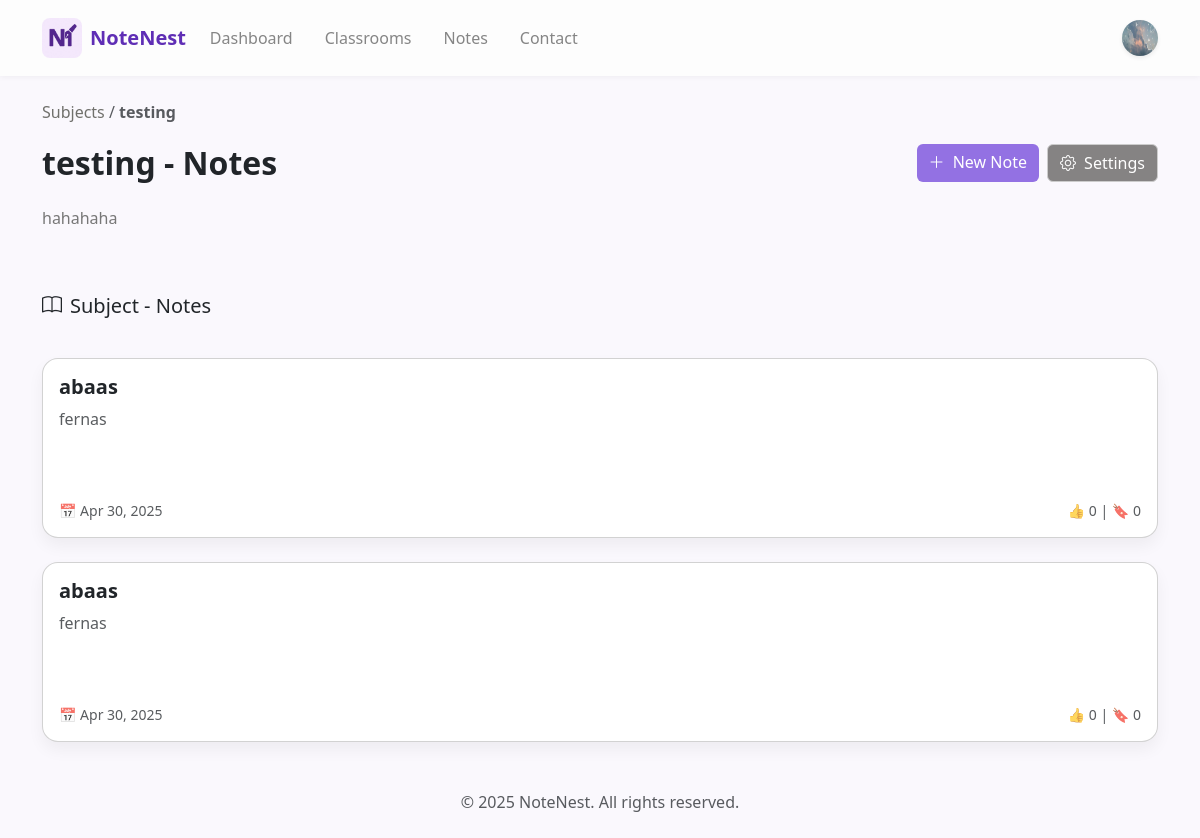
Page /views/notes/subject_notes.php?subject_id=7&classroom_id=1 (signed in) on the committed database.
### tables this page shows
CREATE TABLE `users` (
  `id` int(11) NOT NULL,
  `username` varchar(100) NOT NULL,
  `email` varchar(255) NOT NULL,
  `password` varchar(255) NOT NULL,
  `created_at` timestamp NOT NULL DEFAULT current_timestamp(),
  `profile_image` varchar(255) DEFAULT NULL
);

CREATE TABLE `classroom_subjects` (
  `subject_id` int(11) NOT NULL,
  `classroom_id` int(11) NOT NULL,
  `subject_name` varchar(255) NOT NULL,
  `notes` int(11) NOT NULL DEFAULT 0,
  `subject_desc` varchar(255) DEFAULT NULL
);

CREATE TABLE `classroom_notes` (
  `note_id` int(11) NOT NULL,
  `subject_id` int(11) NOT NULL,
  `title` varchar(255) NOT NULL,
  `content` text NOT NULL,
  `uploader_user_id` int(11) NOT NULL,
  `upload_date` datetime DEFAULT current_timestamp(),
  `likes` int(11) DEFAULT 0,
  `bookmarkes` int(11) DEFAULT 0,
  `visibility` enum('public','private') NOT NULL DEFAULT 'public',
  `attachment` varchar(500) DEFAULT NULL
);

### core/database.php (called while the page is built)
<?php
class Database
{
    private static $pdo = null;
    public static function getConnection()
    {
        if (self::$pdo === null) {
            $dsn = 'mysql:host=localhost;dbname=notenestdb';
            $username = 'root';
            $password = '';
            try {
                self::$pdo = new PDO($dsn, $username, $password);
                self::$pdo->setAttribute(PDO::ATTR_ERRMODE, PDO::ERRMODE_EXCEPTION);
            } catch (PDOException $e) {
                die("Database connection failed :( " . $e->getMessage());
            }
        }
        return self::$pdo;
    }
}

### controllers/ProfileController.php (called while the page is built, shortened)
<?php
require_once __DIR__ . '/../config/init.php';
require_once __DIR__ . '/../models/User.php';
class ProfileController {
    private $userModel;
    private $userId;
    public function __construct($userId) {
        $this->pdo = Database::getConnection();
        $this->userModel = new User($this->pdo);
        $this->userId = intval($userId);
    }
    public function getUserData() {
        return $this->userModel->getById($this->userId);
    }
}

### models/User.php (called while the page is built, shortened)
<?php
class User {
    private $pdo;
    public function __construct($pdo) {
        $this->pdo = $pdo;
    }
    public function getById($id) {
        $stmt = $this->pdo->prepare("SELECT * FROM users WHERE id = ?");
        $stmt->execute([$id]);
        return $stmt->fetch(PDO::FETCH_ASSOC);
    }
}

### controllers/NoteController.php (called while the page is built, shortened)
<?php
require_once __DIR__ . '/../config/init.php';
require_once __DIR__ . '/../models/Note.php';
require_once __DIR__ . '/../models/Classroom.php';
require_once __DIR__ . '/../models/Subject.php';
class NoteController {
    private $noteModel;
    private $classroomModel;
    private $subjectModel;
    public function __construct() {
        $this->pdo = Database::getConnection();
        $this->noteModel = new Note($this->pdo);
        $this->classroomModel = new Classroom($this->pdo);
        $this->subjectModel = new Subject($this->pdo);
    }
    public function showSubjectNotes() {
        $classroom_id = filter_input(INPUT_GET, 'classroom_id', FILTER_SANITIZE_NUMBER_INT);
        $subject_id = filter_input(INPUT_GET, 'subject_id', FILTER_SANITIZE_NUMBER_INT);
        $user_id = $_SESSION['user_id'];
        $classroom = $this->classroomModel->getClassroomById($classroom_id);
        $subject = $this->subjectModel->getSubject($subject_id);
        $notes = $this->noteModel->getNotesBySubjectId($subject_id);
        return [
            'user_id' => $user_id,
            'classroom' => $classroom,
            'subject' => $subject,
            'notes' => $notes,
        ];
    }
}

### models/Classroom.php (called while the page is built, shortened)
<?php
class Classroom {
    private $pdo;
    public function __construct($pdo) {
        $this->pdo = $pdo;
    }
    public function getClassroomById($classroom_id) {
        $stmt = $this->pdo->prepare("SELECT * FROM classrooms WHERE classroom_id = ?");
        $stmt->execute([$classroom_id]);
        return $stmt->fetch();
    }
}

### models/Subject.php (called while the page is built, shortened)
<?php
class Subject {
    private $pdo;
    public function __construct($pdo) {
        $this->pdo = $pdo;
    }
    public function getSubject($subject_id){
        $stmt = $this->pdo->prepare("SELECT * FROM classroom_subjects WHERE subject_id = ?");
        $stmt->execute([$subject_id]);
        return $stmt->fetch();
    }
}

### models/Note.php (called while the page is built, shortened)
<?php
class Note
{
    private $pdo;
    public function __construct($pdo)
    {
        $this->pdo = $pdo;
    }
    public function getNotesBySubjectId($subject_id)
    {
        $query = "SELECT * FROM classroom_notes
                  WHERE subject_id = ?";
        $stmt = $this->pdo->prepare($query);
        $stmt->execute([$subject_id]);
        return $stmt->fetchAll(PDO::FETCH_ASSOC);
    }
}

### views/notes/subject_notes.php (the view, shortened to what this page needs)
<?php
require_once __DIR__ . '/../../controllers/NoteController.php';
$controller = new NoteController();
$data = $controller->showSubjectNotes();
$classroom = $data['classroom'];
$subject = $data['subject'];
$notes = $data['notes'];
$classroom_id = $_GET['classroom_id'];
$subject_id = $_GET['subject_id'];
?>
<!DOCTYPE html>
<html lang="en">
<head>
    <link href="https://cdn.jsdelivr.net/npm/bootstrap@5.3.2/dist/css/bootstrap.min.css" rel="stylesheet">
    <link href="https://cdn.jsdelivr.net/npm/bootstrap-icons@1.10.5/font/bootstrap-icons.css" rel="stylesheet">
    <link rel="stylesheet" href="../../public/assets/css/main.css">
    <link rel="stylesheet" href="../../public/assets/css/navbar.css">
    <link rel="stylesheet" href="../../public/assets/css/subject_notes.css">
</head>
<body>
    <?php include '../partials/navbar.php'; ?>
    <div class="container my-4">
        <div class="row mb-1">
            <div class="col-12">
                <p class="text-muted">
                    <a href="../pages/subjects.php?classroom_id=<?= $classroom_id ?>" class="subject-link">Subjects</a> /
                    <strong><?= htmlspecialchars($subject['subject_name']) ?></strong>
                </p>
            </div>
        </div>
        <div class="d-flex justify-content-between align-items-center mb-4">
            <h2 class="fw-bold mb-0"><?= htmlspecialchars($subject['subject_name']) ?> - Notes</h2>
            <?php if ($classroom['creator_id'] == $user_id): ?>
                <div class="d-flex gap-2">
                    <a href="../notes/create_note.php?subject_id=<?= $subject_id ?>&classroom_id=<?= $classroom_id ?>" class="btn btn-purple text-white">
                        <i class="bi bi-plus-lg me-1"></i> New Note
                    </a>
                    <button class="btn custom-grey-btn" data-bs-toggle="modal" data-bs-target="#settingsModal">
                        <i class="bi bi-gear me-1"></i> Settings
                    </button>
                </div>
            <?php endif; ?>
        </div>
        <div class="row mb-4">
            <div class="col-12">
                <p class="desc"><?= htmlspecialchars($subject['subject_desc']) ?></p>
            </div>
        </div>
        <div class="d-flex justify-content-between align-items-center flex-wrap mb-2">
            <div class="text-center my-4">
                <h5 class="d-inline-flex align-items-center justify-content-center">
                    <i class="bi bi-book text-purple me-2"></i> Subject - Notes
                </h5>
            </div>
        </div>
        <div class="row g-4 justify-content-center" id="notes-container">
            <?php foreach ($notes as $index => $note): ?>
                <a href="../notes/single.php?note_id=<?= $note["note_id"] ?>" class="text-decoration-none text-reset">
                    <div class="col-12 note-card <?= $index >= 4 ? 'd-none extra-note' : '' ?>">
                        <div class="card custom-style card-custom p-3 d-flex flex-column position-relative w-100">
                            <h5 class="fw-semibold mb-2"><?= htmlspecialchars($note['title']) ?></h5>
                            <p class="text-muted mb-3"><?= htmlspecialchars(mb_strimwidth($note['content'], 0, 120, '...')) ?></p>
                            <div class="mt-auto d-flex justify-content-between align-items-center text-muted small">
                                <span>📅 <?= date('M d, Y', strtotime($note['upload_date'])) ?></span>
                                <span>👍 <?= $note['likes'] ?? 0 ?> | 🔖 <?= $note['bookmarkes'] ?? 0 ?></span>
                            </div>
                        </div>
                    </div>
                </a>
            <?php endforeach; ?>
        </div>
<?php include '../partials/footer.php'; ?>

### views/partials/navbar.php (shortened to what this page needs)
<?php
require_once __DIR__ .'/../../config/init.php';
require_once __DIR__ .'/../../controllers/ProfileController.php';
if (isset($_SESSION['user_id'])) {
  $user_id = $_SESSION['user_id'];
  $controller = new ProfileController($user_id);
  $user = $controller->getUserData();
  $profile_picture = '../../public/uploads/profile_pictures/' . $user['profile_image'];
}
$currentPage = basename($_SERVER['PHP_SELF']);
?>
<nav class="navbar navbar-expand-lg">
  <div class="container ">
    <a class="navbar-brand" href="../main/home.php">
      <img src="../../public/assets/images/logo.png" alt="NoteNest Logo">
      NoteNest
    </a>
    <div class="collapse navbar-collapse" id="navbarNavAltMarkup">
      <div class="navbar-nav">
        <a class="nav-link <?= ($currentPage === 'dashboard.php') ? 'active text-primary' : '' ?>" href="../main/dashboard.php">Dashboard</a>
        <a class="nav-link <?= ($currentPage === 'classrooms.php') ? 'active text-primary' : '' ?>" href="../pages/classrooms.php">Classrooms</a>
        <a class="nav-link <?= ($currentPage === 'notes.php') ? 'active text-primary' : '' ?>" href="../notes/notes.php">Notes</a>
        <a class="nav-link <?= ($currentPage === 'contact.php') ? 'active text-primary' : '' ?>" href="../pages/contact.php">Contact</a>
      </div>
      <div class="auth-links ms-auto">
        <?php if (!isset($_SESSION['user_id'])): ?>
          <a href="../auth/login.php"><button class="btn-login">Log in</button></a>
          <a href="../auth/signup.php"><button class="btn-signup">Sign up</button></a>
        <?php else: ?>
          <div class="dropdown position-relative">
            <a href="#" class="d-flex align-items-center text-decoration-none dropdown-toggle" data-bs-toggle="dropdown" aria-expanded="false">
              <img src="<?php echo htmlspecialchars($profile_picture); ?>" alt="Profile Picture" width="36" height="36" class="rounded-circle shadow-sm">
            </a>
          </div>
        <?php endif; ?>
      </div>
    </div>
  </div>
</nav>

### public/assets/css/main.css (style rules this page uses)
:root { --primary-color: #5f2eb5; --secondary-color: #d9c5f5; --primary-color-dark: #4a2191; }

### public/assets/css/navbar.css (style rules this page uses)
body { background-color: #FAF8FD; font-family: 'Segoe UI', sans-serif; }
.navbar { background-color: #fdfdfd; padding: 0.8rem 1rem; box-shadow: 0 1px 6px rgba(0, 0, 0, 0.05); }
.navbar-brand { font-weight: bold; color: var(--primary-color); display: flex; align-items: center; }
.navbar-brand img { height: 40px; margin-right: 8px; border-radius: 8px; }
.nav-link { color: #858585; margin-right: 1rem; font-weight: 500; }
.auth-links { margin-left: auto; display: flex; gap: 0.8rem; }
.dropdown-toggle::after { display: none !important; }
.dropdown { position: relative !important; }
.dropdown.position-relative { position: relative; }

### public/assets/css/subject_notes.css (style rules this page uses)
.subject-link { transition: color 0.3s ease, transform 0.3s ease; text-decoration: none; color:rgb(112, 112, 108); }
.desc { color:rgb(119, 119, 119); }
.btn-purple { background-color: #9371e3; color: white; border: none; transition: background-color 0.2s ease; }
.custom-grey-btn { background-color: #858383; color: #ffffff; border: 1px solid #ccc; transition: background-color 0.3s ease; }
.card-custom { flex: 1 1 auto; display: flex; flex-direction: column; justify-content: space-between; height: 180px; border-radius: 1rem; box-shadow: 0 0.5rem 1rem rgba(0,0,0,0.05); padding: 2rem; transition: 0.2s ease; }

### rows in the picture
users: profile_image (picture)
classroom_subjects: subject_name "testing", subject_desc "hahahaha"
classroom_notes: title "abaas", content "fernas", upload_date "Apr 30, 2025", likes "0", bookmarkes "0"
classroom_notes: title "abaas", content "fernas", upload_date "Apr 30, 2025", likes "0", bookmarkes "0"
